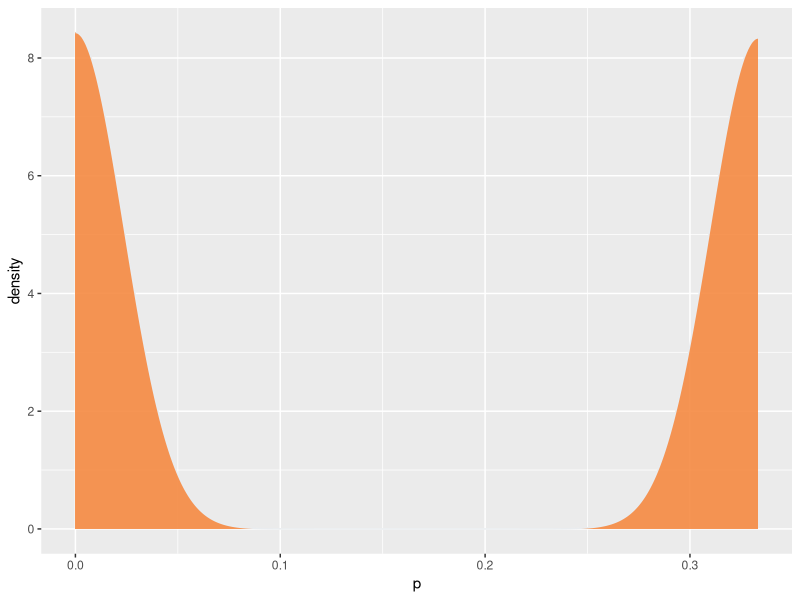
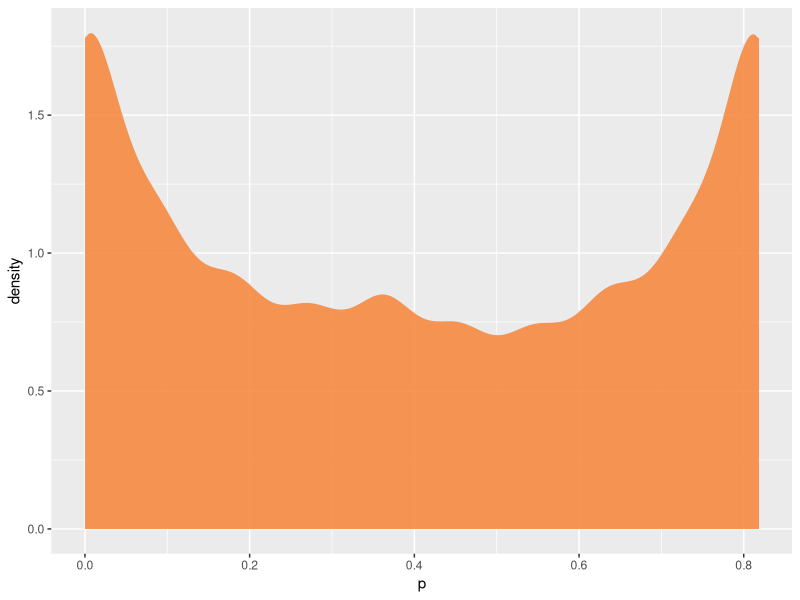
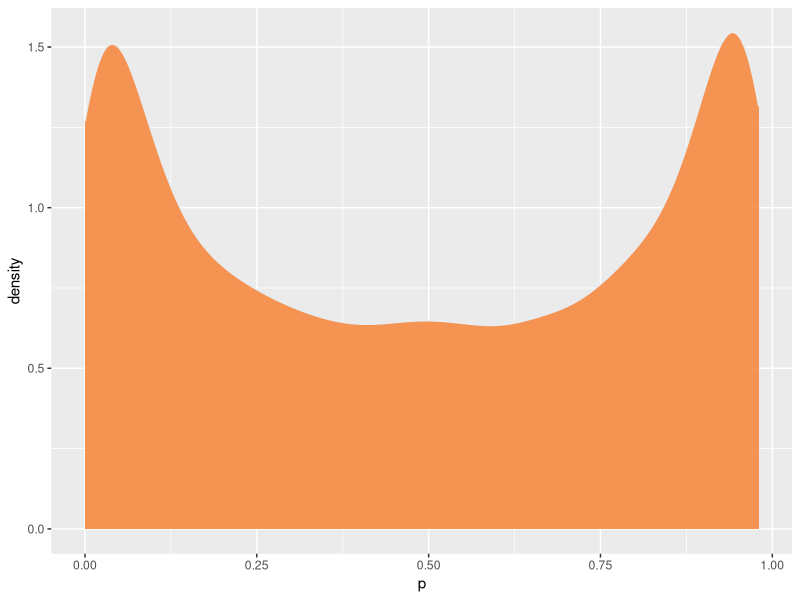
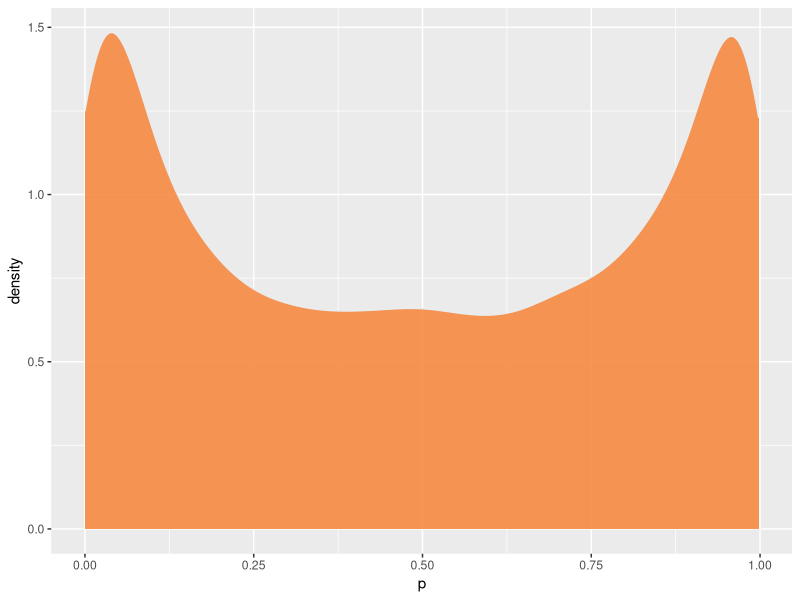
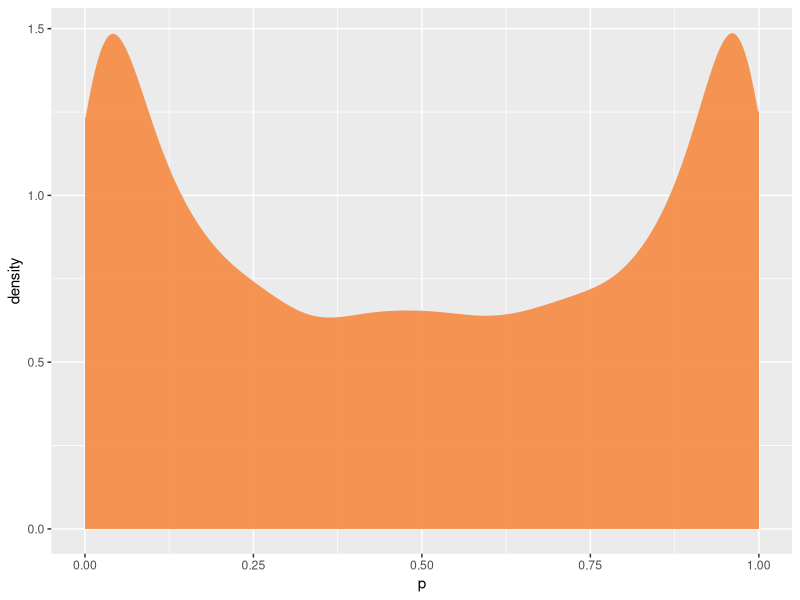

Write the R code that produced these figures, in order. (Note: a time limit stopped this script after it produced the figures.)
library(ggplot2)
library(dplyr)
p_values_calculator <- function(dt){
  delta_t <- dt
  mean <- 0
  n <- 1/delta_t
  sd <- sqrt(delta_t)
  P_values <- c(0)
  count <- 10000
  while(count > 0){
    temperature_changes <- rnorm(n, mean, sd)
    temps <- cumsum(c(0,temperature_changes))
    positive <- 0
    i <- 1
    while(i <= n){
      if(temps[i] > 0){
        positive <- positive + 1
      }
      i <- i +1
    }
    P <- positive/length(temps)
    P_values <- c(P_values, P)
    count <- count -1
  }
  P_values <- data.frame(p = P_values)
  
  P_values %>%
    ggplot( aes(x=p)) +
    geom_density(fill="#f58a42", color="#e9ecef", alpha=0.9)
}

p_values_calculator(0.5)
p_values_calculator(0.1)
p_values_calculator(0.01)
p_values_calculator(0.001)
p_values_calculator(0.0001)
p_values_calculator(0.000001)
